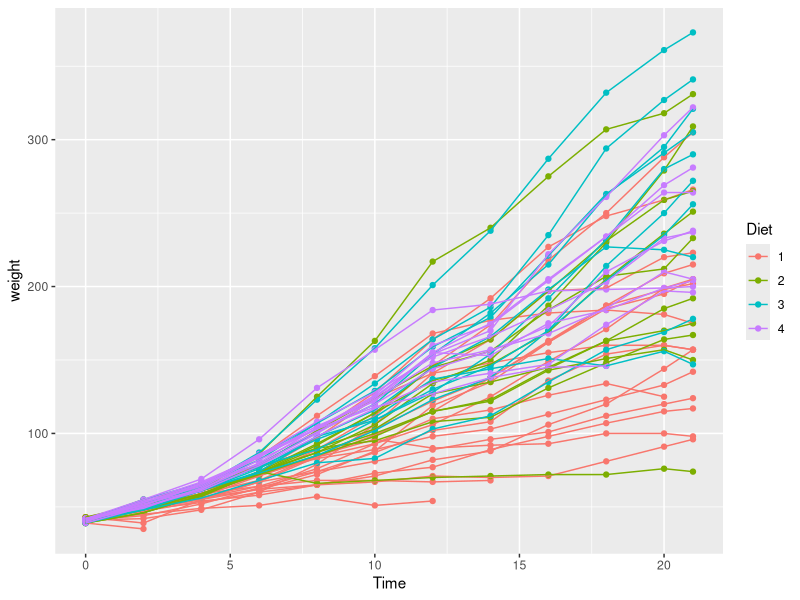
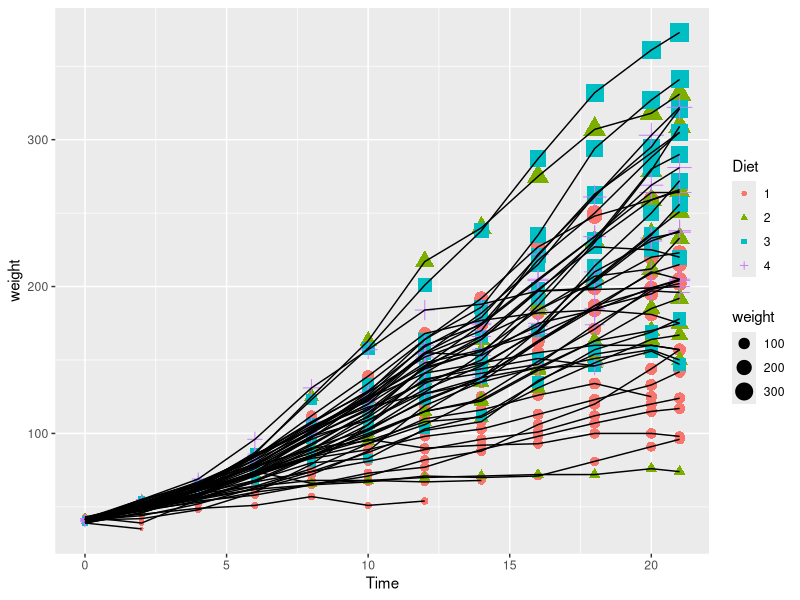
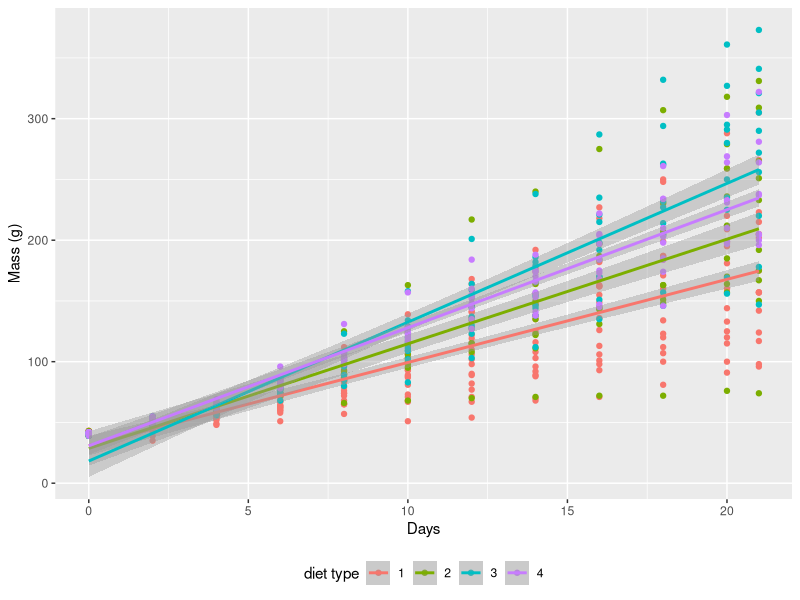
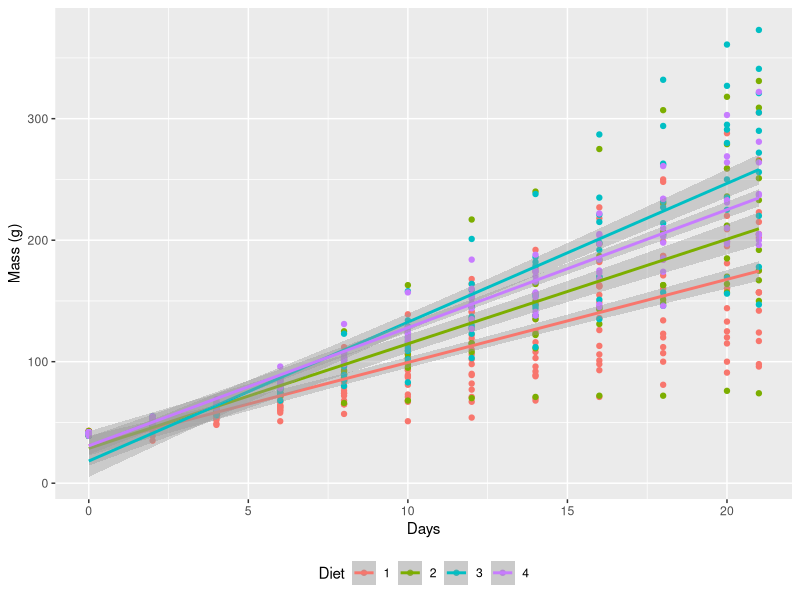
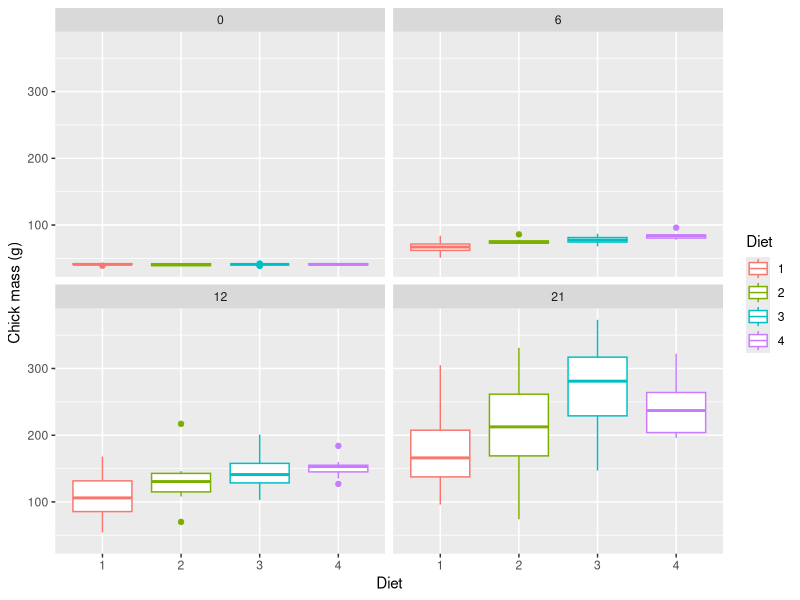

The R script that drew these images, in order:
# Day_2_Part_2
# AJ Smit
# 16 March 2021
# Chapter 5 practice

# Load libraries
library(tidyverse)

# Load data
ChickWeight <- datasets::ChickWeight

# Create a basic figure
ggplot(data = ChickWeight, aes(x = Time, y = weight, col = Diet)) +
  geom_point() +
  geom_line(aes(group = Chick))

ggplot(data = ChickWeight, aes(x = Time, y = weight)) +
  # geom_point(aes(col = Diet)) +
  geom_point(aes(shape = Diet, col = Diet, size = weight)) +
  geom_line(aes(group = Chick), col = "black")

ggplot(data = ChickWeight, aes(x = Time, y = weight, colour = Diet)) +
  geom_point() +
  geom_smooth(method = "lm") +
  labs(x = "Days", y = "Mass (g)", colour = "diet type") + # Change the labels
  theme(legend.position = "bottom") # Change the legend position

ggplot(data = ChickWeight, aes(x = Time, y = weight, colour = Diet)) +
  geom_point() +
  geom_smooth(method = "lm") +
  xlab("Days") + ylab("Mass (g)") + # Change the labels
  theme(legend.position = "bottom") # Change the legend position

# Create a box and whisker plot for the final masses obtained by the chickens 
# at the end of the experiment, comparing the masses between levels of Diet

range(ChickWeight$Time)
unique(ChickWeight$Time)
tail(ChickWeight)
max(ChickWeight$Time)

# Create a box and whisker plot for the masses obtained by the chickens 
# at Times 0, 6, 12 and 21, comparing the masses between levels of Diet

ChickWeight %>% 
  filter(Time %in% c(0, 6, 12, 21)) %>% 
  # filter(Time == 0 | Time == 6 | Time == 12 | Time == 21)) %>% 
  ggplot(aes(x = Diet, y = weight)) +
  geom_boxplot(aes(col = Diet)) +
  facet_wrap(~Time, ncol = 2) +
  xlab("Diet") + ylab("Chick mass (g)")
